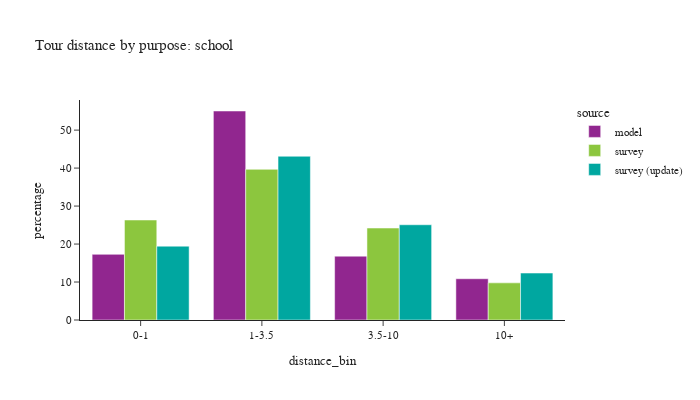

Notebook code for this chart:
### Code cell
plot_bins(tour, tour['pdpurp'] == 2, 'school')

### Figure 1 — Plotly figure (JSON) as saved in the notebook; plotly's stock layout.template omitted (floating-point values rounded to 4 significant figures)
{"data": [{"alignmentgroup": "True", "customdata": [[88591], [281960], [86125], [55661]], "hovertemplate": "source=model<br>distance_bin=%{x}<br>percentage=%{y}<br>sample count=%{customdata[0]}<extra></extra>", "legendgroup": "model", "marker": {"color": "#91268F", "pattern": {"shape": ""}}, "name": "model", "offsetgroup": "model", "orientation": "v", "showlegend": true, "textposition": "auto", "type": "bar", "x": ["0-1", "1-3.5", "3.5-10", "10+"], "xaxis": "x", "y": [17.29, 55.03, 16.81, 10.86], "yaxis": "y"}, {"alignmentgroup": "True", "customdata": [[157], [284], [150], [60]], "hovertemplate": "source=survey<br>distance_bin=%{x}<br>percentage=%{y}<br>sample count=%{customdata[0]}<extra></extra>", "legendgroup": "survey", "marker": {"color": "#8CC63E", "pattern": {"shape": ""}}, "name": "survey", "offsetgroup": "survey", "orientation": "v", "showlegend": true, "textposition": "auto", "type": "bar", "x": ["0-1", "1-3.5", "3.5-10", "10+"], "xaxis": "x", "y": [26.33, 39.68, 24.21, 9.778], "yaxis": "y"}, {"alignmentgroup": "True", "customdata": [[172], [284], [138], [60]], "hovertemplate": "source=survey (update)<br>distance_bin=%{x}<br>percentage=%{y}<br>sample count=%{customdata[0]}<extra></extra>", "legendgroup": "survey (update)", "marker": {"color": "#00A7A0", "pattern": {"shape": ""}}, "name": "survey (update)", "offsetgroup": "survey (update)", "orientation": "v", "showlegend": true, "textposition": "auto", "type": "bar", "x": ["0-1", "1-3.5", "3.5-10", "10+"], "xaxis": "x", "y": [19.44, 43.12, 25.08, 12.36], "yaxis": "y"}], "layout": {"barmode": "group", "font": {"size": 11}, "height": 400, "legend": {"title": {"text": "source"}, "tracegroupgap": 0}, "title": {"text": "Tour distance by purpose: school"}, "width": 700, "xaxis": {"anchor": "y", "domain": [0.0, 1.0], "title": {"text": "distance_bin"}}, "yaxis": {"anchor": "x", "domain": [0.0, 1.0], "title": {"text": "percentage"}}}}
